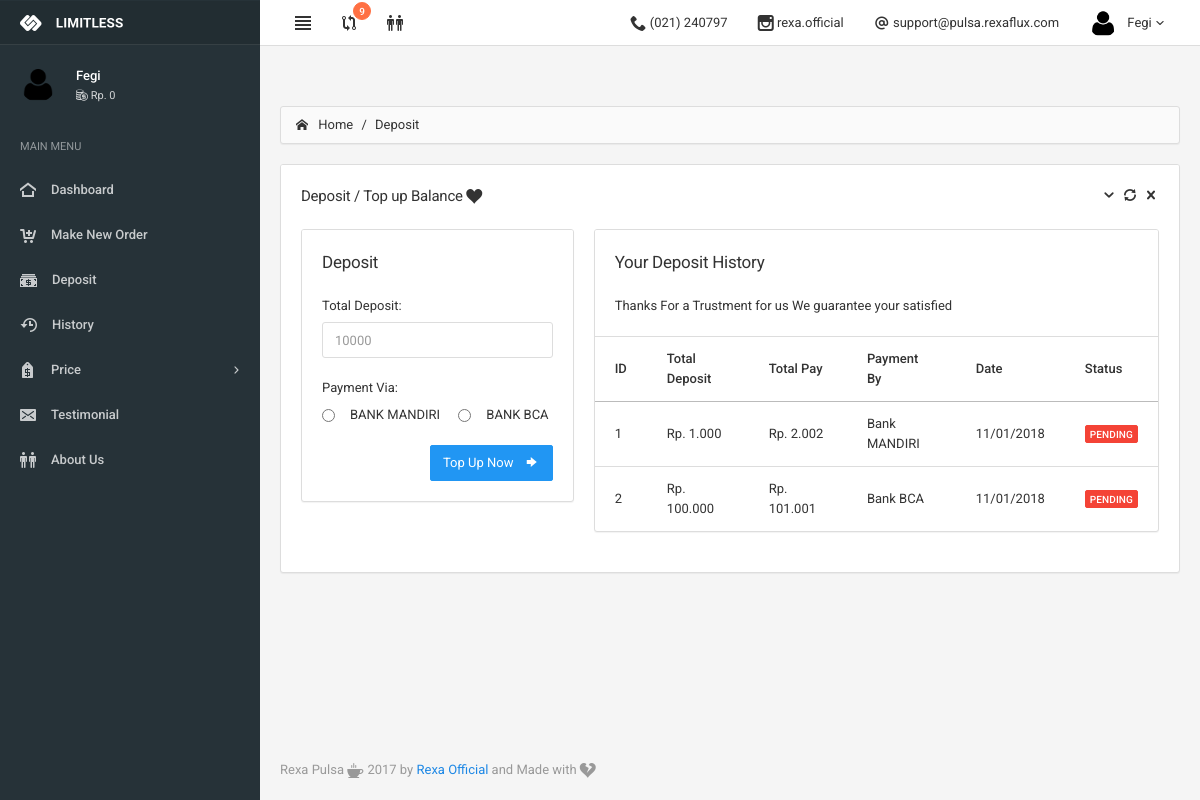
Page /zone.php?page=depo (signed in) on the committed database.
### tables this page shows
CREATE TABLE `userlogin` (
  `user_id` int(11) NOT NULL,
  `username` varchar(50) NOT NULL,
  `name` varchar(100) NOT NULL,
  `password` varchar(200) NOT NULL,
  `salt` varchar(200) NOT NULL,
  `email` varchar(50) NOT NULL,
  `balance` int(50) NOT NULL,
  `active` enum('no','yes') NOT NULL,
  `activation_code` varchar(100) NOT NULL
);

CREATE TABLE `deposit` (
  `id` int(10) NOT NULL,
  `user_id` int(10) NOT NULL,
  `total_depo` int(100) NOT NULL,
  `total_pay` int(100) NOT NULL,
  `method` enum('mandiri','bca','balance','') NOT NULL,
  `dated` varchar(50) NOT NULL,
  `status` enum('success','pending') NOT NULL
);

### session.php (called while the page is built, shortened)
<?php
	$session_id = $_SESSION['username'];
	$user_id  = $_SESSION['user_id'];
?>

### zone.php (the view, shortened to what this page needs)
<?php
	include('koneksi.php');
	include('session.php');
	$result = mysqli_query($con, "SELECT * From userlogin WHERE username='$session_id'")or die('Error In Session');
	$row = mysqli_fetch_array($result);
	function rupiah($nilai, $pecahan = 0)
	{
		return number_format($nilai, $pecahan, ',', '.');
	}
?>
<!DOCTYPE html>
<html lang="en">
<head>
	<link href="assets/css/icons/icomoon/styles.css" rel="stylesheet" type="text/css">
	<link href="assets/css/bootstrap.css" rel="stylesheet" type="text/css">
	<link href="assets/css/core.css" rel="stylesheet" type="text/css">
	<link href="assets/css/components.css" rel="stylesheet" type="text/css">
	<link href="assets/css/colors.css" rel="stylesheet" type="text/css">
</head>
							<?php
								if(!isset($_GET["page"]))
								{
									$incfile =  'dash.php';
									$tabname =  'Dasboard';
								}elseif($_GET["page"] == "about")
								{
									$incfile =  'about.php';
									$tabname =  'About';
								}elseif($_GET["page"] == "testi")
								{
									$incfile =  'testi.php';
									$tabname =  'Testimonial';
								}elseif($_GET["page"] == "detail")
								{
									$inv = $_GET["inv"];
									$incfile = 'detail.php';
									$tabname =  'Detail';
								}elseif($_GET["page"] == "pln")
								{
									$incfile = 'tokenpln.php';
									$tabname =  'Price';
									$tigatabname = 'Token PLN';
								}elseif($_GET["page"] == "depo")
								{
									$incfile = 'depo.php';
									$tabname =  'Deposit';
								}elseif($_GET['page'] == "history")
								{
									$incfile =  'history.php';
									$tabname =  'History';
								}elseif($_GET['page'] == "order")
								{
									$incfile =  'order.php';
									$tabname =  'Order';
								}else
								{
									$incfile = 'idiot.php';
									$tabname =  'Hellll yeahhhhh';
								}
							?>
<body>
	<div class="navbar navbar-default header-highlight">
		<div class="navbar-header">
			<a class="navbar-brand" href="index.html"><img src="assets/images/logo_light.png" alt=""></a>
		</div>
		<div class="navbar-collapse collapse" id="navbar-mobile">
			<ul class="nav navbar-nav">
				<li><a class="sidebar-control sidebar-main-toggle hidden-xs"><i class="icon-paragraph-justify3"></i></a></li>
				<li class="dropdown">
					<a href="#" class="dropdown-toggle" data-toggle="dropdown" aria-expanded="false">
						<i class="icon-git-compare"></i>
						<span class="badge bg-warning-400">9</span>
					</a>
				</li>
				<li class="dropdown">
						<a href="#" class="dropdown-toggle" data-toggle="dropdown" aria-expanded="false">
							<i class="icon-people"></i>
						</a>
</li>
			</ul>
			<ul class="nav navbar-nav navbar-right">
				<li><a href="#"><i class="icon-phone2"></i> (021) 240797</a></li>
				<li><a href="#"><i class="icon-instagram"></i> rexa.official</a></li>
				<li><a href="#"><i class="icon-mention"></i> support@pulsa.rexaflux.com</a></li>
				<li class="dropdown dropdown-user">
					<a class="dropdown-toggle" data-toggle="dropdown">
						<img src="assets/images/user.png" alt="">
						<span><?php print $row["name"]; ?></span>
						<i class="caret"></i>
					</a>
				</li>
			</ul>
		</div>
	</div>
	<div class="page-container">
		<div class="page-content">
			<div class="sidebar sidebar-main">
				<div class="sidebar-content">
					<div class="sidebar-user">
						<div class="category-content">
							<div class="media">
								<a href="#" class="media-left"><img src="assets/images/user.png" class="img-circle img-sm" alt=""></a>
								<div class="media-body">
									<span class="media-heading text-semibold"><?php print $row["name"]; ?></span>
									<div class="text-size-mini text-muted">
										<i class="icon-coins text-size-small"></i> Rp. <?php echo rupiah($row['balance']); ?>
									</div>
								</div>
							</div>
						</div>
					</div>
					<div class="sidebar-category sidebar-category-visible">
						<div class="category-content no-padding">
							<ul class="navigation navigation-main navigation-accordion">
								<li class="navigation-header"><span>Main Menu</span> <i class="icon-menu" title="Main pages"></i></li>
								<li><a href="zone.php"><i class="icon-home4"></i> <span>Dashboard</span></a></li>
								<li><a href="?page=order"><i class="icon-cart-add"></i> <span>Make New Order</span></a></li>
								<li><a href="?page=depo"><i class="icon-cash3"></i> <span>Deposit</span></a></li>
								<li>
									<a href="?page=history"><i class="icon-history"></i> <span>History</span></a>
								</li>
								<li><a href="#"><i class="icon-price-tag"></i> <span>Price</span></a>
								</li>
								<li><a href="?page=testi"><i class="icon-envelop"></i> <span>Testimonial</span></a></li>
								<li><a href="?page=about"><i class="icon-people"></i> <span>About Us</span></a></li>
							</ul>
						</div>
					</div>
				</div>
			</div>
			<div class="content-wrapper">
				<div class="page-header">
					<div class="page-header-content">
						<div class="page-title">
						</div>
					</div>
					<div class="breadcrumb-line">
						<ul class="breadcrumb">
							<li><a href="index.html"><i class="icon-home2 position-left"></i> Home</a></li>
							<?php
								if(isset($tigatabname) && $tigatabname != "")
								{
									echo '
									<li><a href="#">'.$tabname.'</a></li>
									<li><a href="#" class="active">'.$tigatabname.'</a></li>';
								}else
								{
									echo '<li><a href="#" class="active">'.$tabname.'</a></li>';
								}
							?>
						</ul>
					</div>
				</div>
				<div class="content">
							<?php
									include_once $incfile;
							?>
					<div class="footer text-muted">
						Rexa Pulsa <i class="icon-cup2"></i> 2017 by <a href="" target="_blank">Rexa Official</a> and Made with <i class="icon-heart-broken2"></i>
					</div>
				</div>
			</div>
		</div>
	</div>
</body>
</html>

### depo.php (shortened to what this page needs)
<div class="panel panel-flat">
								<div class="panel-heading">
									<h6 class="panel-title">Deposit / Top up Balance <i class="icon-heart5"></i></h6>
									<div class="heading-elements">
										<ul class="icons-list">
					                		<li><a data-action="collapse" class=""></a></li>
					                		<li><a data-action="reload"></a></li>
					                		<li><a data-action="close"></a></li>
					                	</ul>
				                	</div>
								<a class="heading-elements-toggle"><i class="icon-menu"></i></a></div>
								<div class="panel-body" style="display: block;">
									<div class="row">
									<div class="col-md-4">
										<div class="panel panel-flat">
											<div class="panel-heading">
												<h5 class="panel-title">Deposit</h5>
											<a class="heading-elements-toggle"><i class="icon-menu"></i></a></div>
											<div class="panel-body">
												<div class="form-group">
													<label>Total Deposit:</label>
													<input class="form-control" placeholder="10000" type="number" id="totdeposit">
												</div>
												<div class="form-group">
													<label>Payment Via:</label>
													<br>
													<label class="radio-inline">
														<input name="methodbank" type="radio" value="mandiri">
															 BANK MANDIRI
													</label>
													<label class="radio-inline">
														<input name="methodbank" type="radio" value="bca">
															 BANK BCA
													</label>
												</div>
												<div class="text-right">
													<button type="submit" class="btn btn-primary view_resultDepo">Top Up Now <i class="icon-arrow-right14 position-right"></i></button>
												</div>
											</div>
										</div>
									</div>
										<div class="col-md-8">
											<div class="panel panel-flat">
																<div class="panel-heading">
																	<h5 class="panel-title">Your Deposit History</h5>
																<a class="heading-elements-toggle"><i class="icon-menu"></i></a></div>
																<div class="panel-body" style="display: block;">
																	Thanks For a Trustment for us We guarantee your satisfied
																</div>
																<div class="table-responsive" style="display: block;">
																	<table class="table">
																		<thead>
																			<tr>
																				<th>ID</th>
																				<th>Total Deposit</th>
																				<th>Total Pay</th>
																				<th>Payment By</th>
																				<th>Date</th>
																				<th>Status</th>
																			</tr>
																		</thead>
																		<tbody>
									<?php
									include 'koneksi.php';
									$sql = "SELECT * FROM deposit WHERE user_id = '$user_id' ORDER BY id DESC LIMIT 5";
									if(!$result = mysqli_query($con, $sql))
									{
									  die('Error: '.mysqli_error($con));
									}else
									{
										if (mysqli_num_rows($result) > 0)
	 									{
	 										$noUrut = 1;
											while($row = mysqli_fetch_assoc($result))
											{
												$totdepo    = $row["total_depo"];
												$totpay   = $row["total_pay"];
												$method    = $row["method"];
												$date    = $row["dated"];
												$status    = $row["status"];
												if($method == "mandiri" || $method == "bca")
												{
													$method = "Bank ".strtoupper($method);
												}
												if($status == "success")
												{
													$status = '<span class="label label-success">Success</span>';
												}elseif($status == "pending")
												{
													$status = '<span class="label label-danger">Pending</span>';
												}
											print '	<tr>
													<td>'.$noUrut.'</td>
													<td>Rp. '.rupiah($totdepo).'</td>
													<td>Rp. '.rupiah($totpay).'</td>
													<td>'.$method.'</td>
													<td>'.$date.'</td>
													<td>'.$status.'</td>
												</tr>';
												$noUrut++;
											}
										}
										}
										?>
																		</tbody>
																	</table>
																</div>
															</div>
										</div>
									</div>
								</div>
							</div>

### assets/css/components.css (style rules this page uses)
.sidebar { background-color: #263238; color: #fff; position: relative; width: 100%; display: none; }
@media (min-width: 769px) { .sidebar { display: table-cell; vertical-align: top; width: 260px; } }
.sidebar-main { z-index: 99; }
.sidebar-content { position: relative; }
.category-content { position: relative; padding: 20px; }
.navigation { margin: 0; padding: 10px 0; list-style: none; position: relative; }
.sidebar-user + .sidebar-category .navigation { padding-top: 0; }
.navigation li { position: relative; }
.navigation li + li { margin-top: 1px; }
.navigation li a { color: rgba(255, 255, 255, 0.75); display: block; -webkit-transition: background 0.15s linear, color 0.15s linear; -o-transition: background 0.15s linear, color 0.15s linear; transition: background 0.15s linear, color 0.15s linear; }
.navigation li a > i { float: left; top: 0; margin-top: 2px; margin-right: 15px; -webkit-transition: opacity 0.2s ease-in-out; -o-transition: opacity 0.2s ease-in-out; transition: opacity 0.2s ease-in-out; }
.navigation li > .has-ul { position: relative; padding-right: 36px; }
.navigation li > .has-ul:after { content: "\e9c7"; font-family: "icomoon"; font-size: 16px; display: block; position: absolute; top: 50%; margin-top: -8px; right: 20px; line-height: 1; -webkit-font-smoothing: antialiased; -moz-osx-font-smoothing: grayscale; -webkit-transform: rotate(0deg); -ms-transform: rotate(0deg); -o-transform: rotate(0deg); transform: rotate(0deg); -webkit-transition: -webkit-transform 0.2s ease-in-out; -o-transition: -webkit-transform 0.2s ease-in-out; transition: -webkit-transform 0.2s ease-in-out; }
.navigation > li > a { padding: 12px 20px; min-height: 44px; font-weight: 500; }
.navigation .navigation-header { min-height: 30px; padding: 10px 20px; border-bottom: 0; text-transform: uppercase; font-size: 11px; line-height: 1.82; }
.navigation .navigation-header > span { display: block; margin-top: 2px; }
.navigation .navigation-header, .navigation .navigation-header a { color: rgba(255, 255, 255, 0.5); font-weight: 400; }
.sidebar:not(.sidebar-default) .media .text-muted, .sidebar:not(.sidebar-default) .media .media-annotation { color: rgba(255, 255, 255, 0.8); }
.page-container { position: relative; }
@media (min-width: 769px) { .page-container { width: 100%; display: table; table-layout: fixed; } }
@media (min-width: 769px) { .page-content { display: table-row; } }
.content-wrapper { padding-bottom: 20px; width: 100%; }
@media (min-width: 769px) { .content-wrapper { display: table-cell; vertical-align: top; } }
.content { padding: 20px 20px; }
.content:after { content: ''; display: table; clear: both; }
.page-header:not(.page-header-filled) + .content { padding-top: 0; }
.footer { position: absolute; bottom: 20px; }
.heading-elements { background-color: inherit; position: absolute; top: 50%; right: 20px; height: 36px; margin-top: -18px; }
@media (min-width: 769px) { .heading-elements .heading-text, .heading-elements .heading-btn, .heading-elements .ui-slider, .heading-elements .noui-slider, .heading-elements .nav-tabs, .heading-elements .nav-pills, .heading-elements .pagination, .heading-elements .progress, .heading-elements .icons-list, .heading-elements .breadcrumb, .heading-elements .pager, .heading-elements .heading-form, .heading-elements .daterange-custom, .heading-elements > .btn-group { float: left; margin-left: 20px; } }
@media (min-width: 769px) { .heading-elements .icons-list { margin-top: 9px; } }
.no-padding { padding: 0!important; }
.img-sm { width: 36px!important; height: 36px!important; }

### assets/css/colors.css (style rules this page uses)
.bg-warning-400 { background-color: #FF7043; border-color: #FF7043; color: #fff; }

### zone.php (style rules this page uses)
.page-container { height: calc(90% - 80px); }

### rows in the picture
userlogin: name "Fegi", balance "0"
deposit: total_depo "1.000", total_pay "2.002", method "Bank MANDIRI", dated "11/01/2018", status "PENDING"
deposit: total_depo "100.000", total_pay "101.001", method "Bank BCA", dated "11/01/2018", status "PENDING"

### other values in the picture
$tabname "Deposit"
